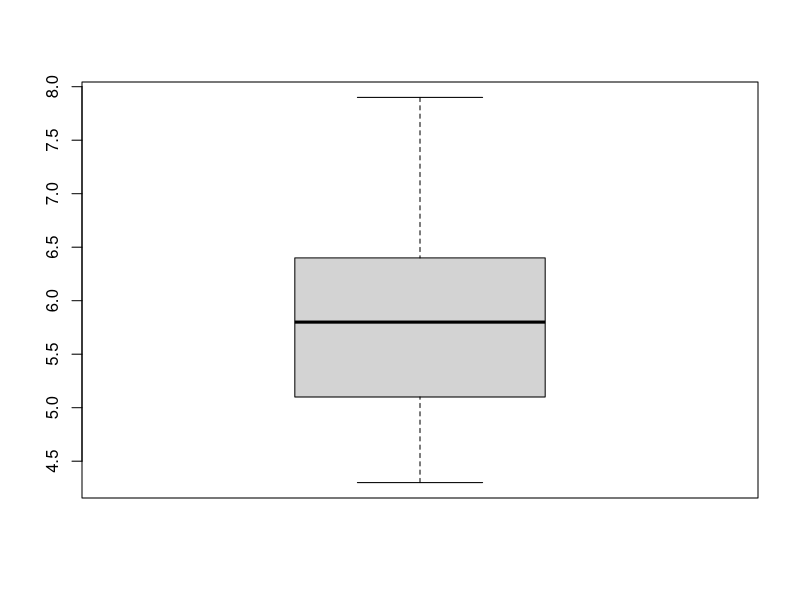
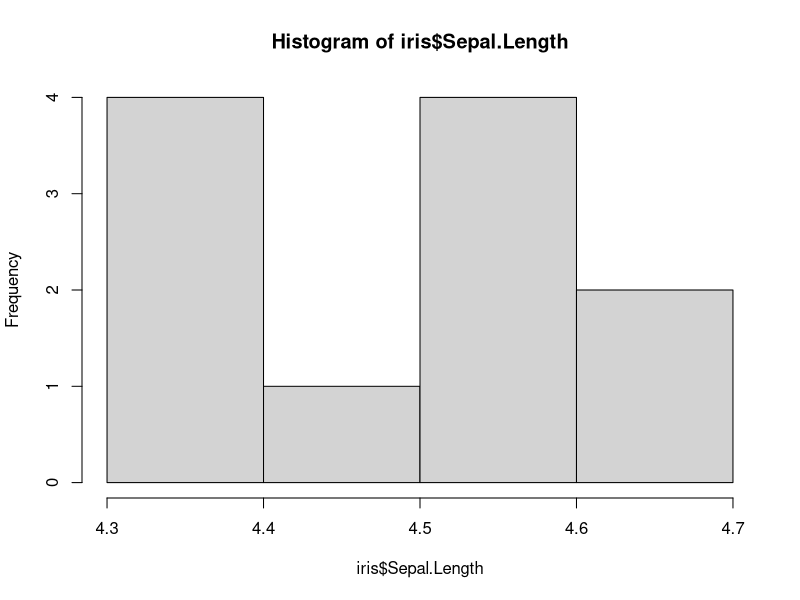
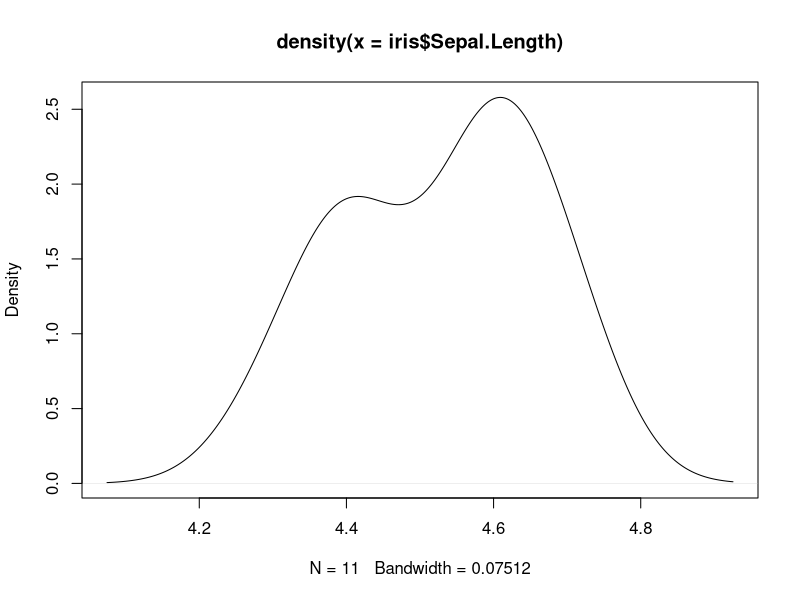
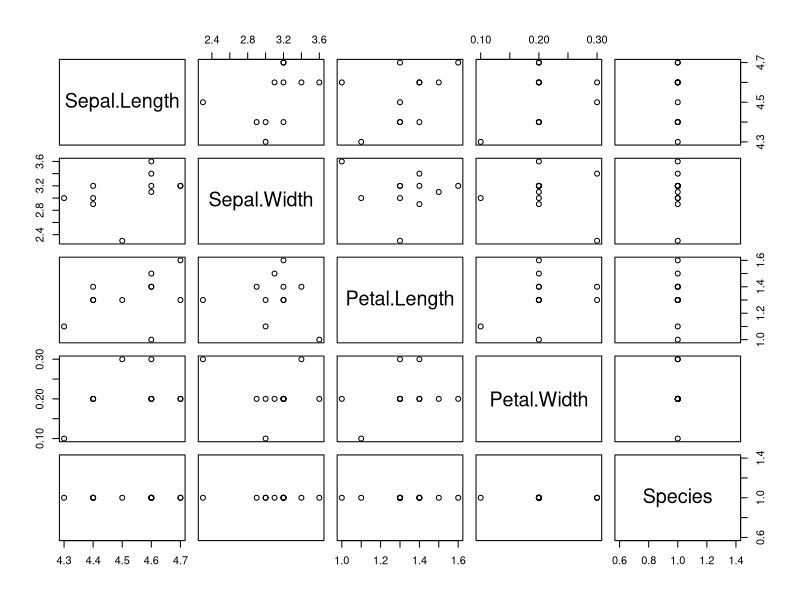

These charts were generated, in order, by the following R code:
# #Get the insight into the dataset. Remove the missing values.
# path <- "C:/Users/Aditya/Desktop/Somaiya Stuff/SY/SEM 4/ADS/Datasets/Auto.csv"
# content <- read.csv(path)
# print(content)
# str(content)
# names(content)
# dim(content)
# head(content)
# summary(content)

# #Detect outliers and remove outliers
# boxplot(content$mpg)

# q <- quantile(na.omit(content$horsepower))
# q
# iqr<-IQR(content$horsepower)
# iqr

# up<-q[2]+1.5*iqr
# up
# low<-q[1]-1.5*iqr
# low

# #Elimanting outliers 
# outliers<-content[content$horsepower<=up & content$horsepower>=low]
# # outliers<-content[content$horsepower>low,]
# boxplot(outliers$horsepower)


# #Pearson Coeff
# cor(content$horespower, content$mpg)

# #Spearman Coeff
# cor(content$horespower, content$mpg, method = "spearman")

# #chi square test
# chisq.test(content$mpg, content$horsepower)

# #plotting 
# plot(content$mpg, content$horsepower, main = "Scatterplot", xlab = "mpg", ylab = "horsepower", pch = 19, col = "blue")


# Load the iris dataset
data(iris)

# View the first six rows of the dataset
head(iris)

# View the summary of the dataset
summary(iris)

# View the structure of the dataset
str(iris)

# Check for missing values
sum(is.na(iris))

# There are no missing values in the iris dataset

# Boxplot for the sepal length variable
boxplot(iris$Sepal.Length)

# Identify the outliers using the boxplot
boxplot.stats(iris$Sepal.Length)$out

# Remove the outliers from the dataset
iris <- iris[iris$Sepal.Length < 4.8,]

# Histogram for the sepal length variable
hist(iris$Sepal.Length)

# Density plot for the sepal length variable
plot(density(iris$Sepal.Length))

# Summary statistics for the sepal length variable
summary(iris$Sepal.Length)

# Pairwise scatter plot for the variables
pairs(iris)

# Pearson correlation coefficient
cor(iris[,1:4], method = "pearson")

# Spearman rank correlation coefficient
cor(iris[,1:4], method = "spearman")

# Chi-square test for the species and petal width variables
chisq.test(table(iris$Species, iris$Petal.Width))
